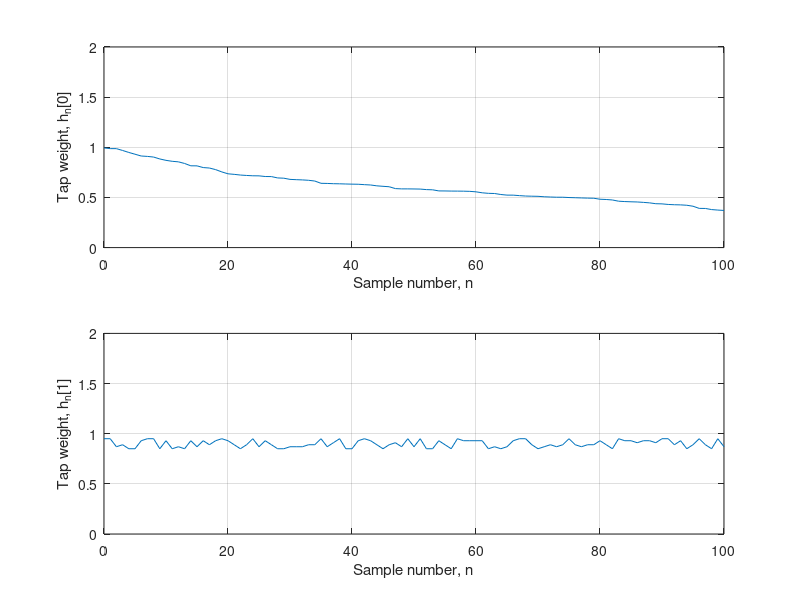
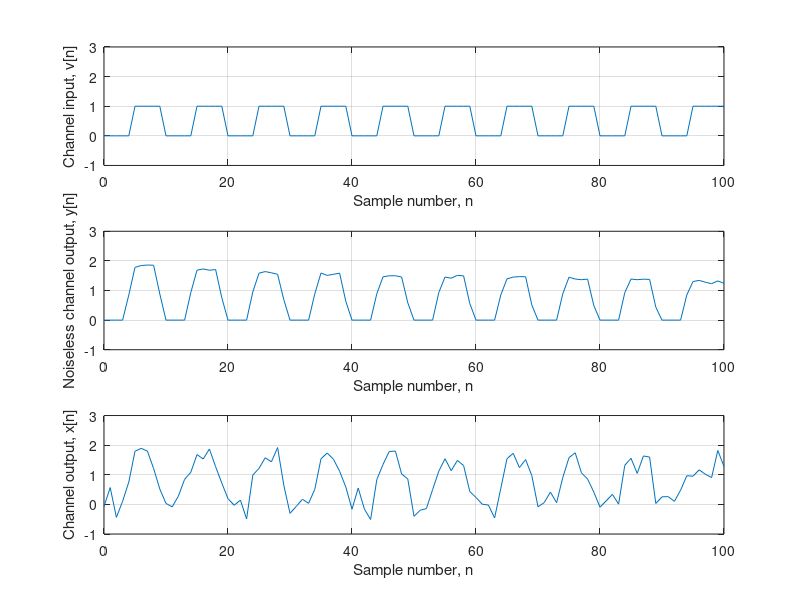
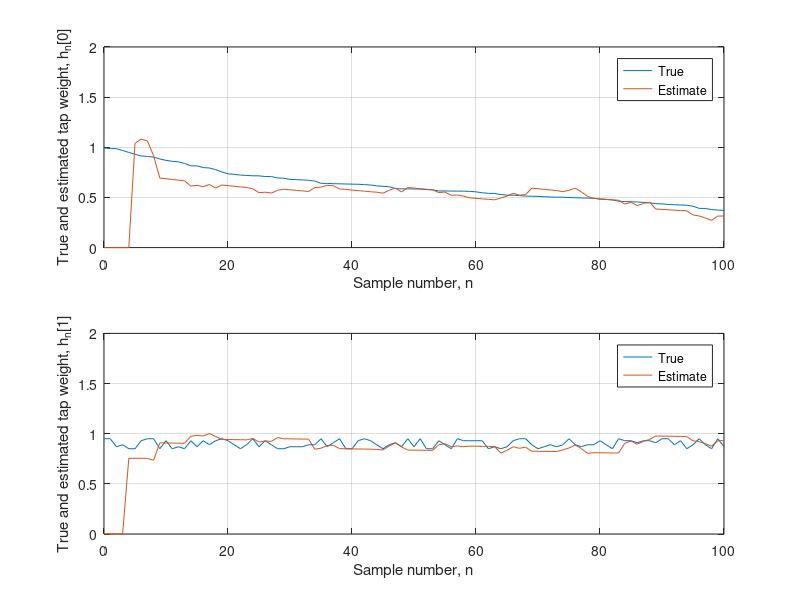
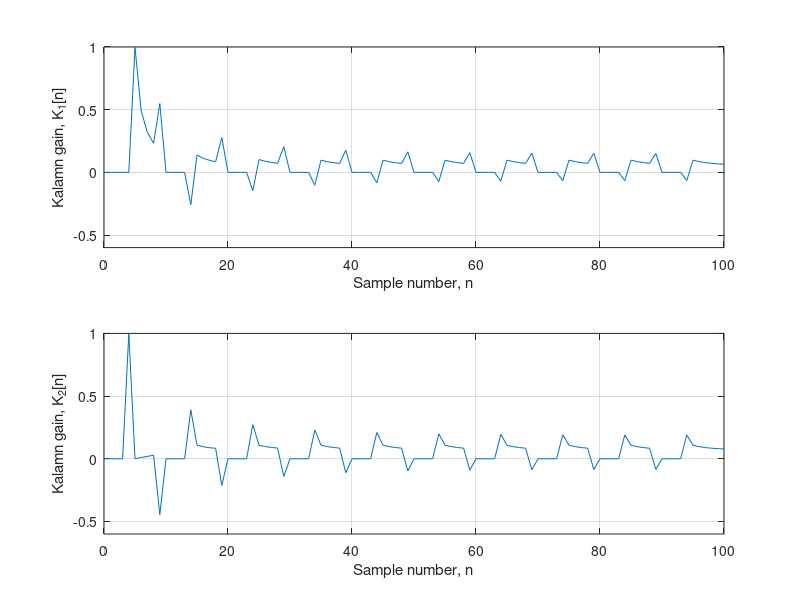

MATLAB code for these plots, in order:
clear all
close all

%Time varying Channel Estimation uisng Kamlam Filter

A = [0.99 0; 0 0.999];
Q = 0.001 * eye(2);
N = 102;

% Initialization
h_hat = zeros(2,1);
M = 100*eye(2);


% channel coefficients 
h_0 = zeros(1,N-1);
h_1 = zeros(1,N-1);

Mn = zeros(2,N-1);
Kn = zeros(2,N-1);
H = zeros(2,N-1);


p1 = zeros(1,5);
p2 = ones(1,5);
p = [p1 p2];
V = repmat(p,1,10);
V = [V,1 1];


% Time Varying channel
h1 = exp(-rand([1, N-1]));
h1 = sort(h1);
h1 = h1(end:-1:1);
H(1,:) = h1;
b = 0.85:0.02:0.95;
H(2,:) = b(randi([1 6],1,N-1));

% noiseless output
y = zeros(1,N-1);
% noisyoutput
x1 = zeros(1,N-1);

for n=1:N-1

    hn_1_hat = A*h_hat;
    Mn_1 = A*M*A' + Q;
    

    %generate pilot signal 
    v = [V(n);V(n+1)];
    % generate h (time varying channel)
    h = [H(1,n);H(2,n)];
 
    % generate observation 
    x = v'*h + sqrt(0.1)*randn;
    K = Mn_1 * v./(0.1 + v'*Mn_1*v);
    h_hat = hn_1_hat + K * (x - v'*hn_1_hat);
    M = (eye(2) - K*v')*Mn_1;

    y(n) = v'*h;
    x1(n) = x;


    h_0(n) = h_hat(1);
    h_1(n) = h_hat(2);

    Kn(1,n) = K(1);
    Kn(2,n) = K(2);

    Mn(1,n) = M(1,1);
    Mn(2,n) = M(2,2);
end

figure(1)
subplot(211)
plot(0:N-2,H(1,:))
xlabel('Sample number, n')
ylabel('Tap weight, h_n[0]')
grid on
axis([0 100 0 2])

subplot(212)

plot(0:N-2,H(2,:))
xlabel('Sample number, n')
ylabel('Tap weight, h_n[1]')
grid on
axis([ 0 100 0 2])

figure(2)
subplot(311)
plot(0:N-2,V(1:end-1))
xlabel('Sample number, n')
ylabel('Channel input, v[n]')
grid on
axis([0 100 -1 3])

subplot(312)
plot(0:N-2,y)
xlabel('Sample number, n')
ylabel('Noiseless channel output, y[n]')
grid on
axis([0 100 -1 3])

subplot(313)
plot(0:N-2,x1)
xlabel('Sample number, n')
ylabel('Channel output, x[n]')
grid on
axis([0 100 -1 3])   

figure(3)
subplot(211)
plot(0:N-2,H(1,:))
hold on 
plot(0:N-2,h_0)
xlabel('Sample number, n')
ylabel('True and estimated tap weight, h_n[0]')
grid on
axis([0 100 0 2])
legend('True', 'Estimate')

subplot(212)
plot(0:N-2,H(2,:))
hold on 
plot(0:N-2,h_1)
xlabel('Sample number, n')
ylabel('True and estimated tap weight, h_n[1]')
grid on
axis([0 100 0 2])
legend('True', 'Estimate')

figure(4)
subplot(211)
plot(0:N-2,Kn(1,:))
xlabel('Sample number, n')
ylabel('Kalamn gain, K_1[n]')
grid on
axis([0 100 -0.6 1])

subplot(212)
plot(0:N-2,Kn(2,:))
xlabel('Sample number, n')
ylabel('Kalamn gain, K_2[n]')
grid on
axis([0 100 -0.6 1])

figure(5)
subplot(211)
plot(0:N-2,Mn(1,:))
xlabel('Sample number, n')
ylabel('Minimum MSE, M_{11}[n]')
grid on
axis([0 100 0 0.2])

subplot(212)
plot(0:N-2,Mn(2,:))
xlabel('Sample number, n')
ylabel('Minimum MSE, M_{11}[n]')
grid on
axis([0 100 0 0.2])